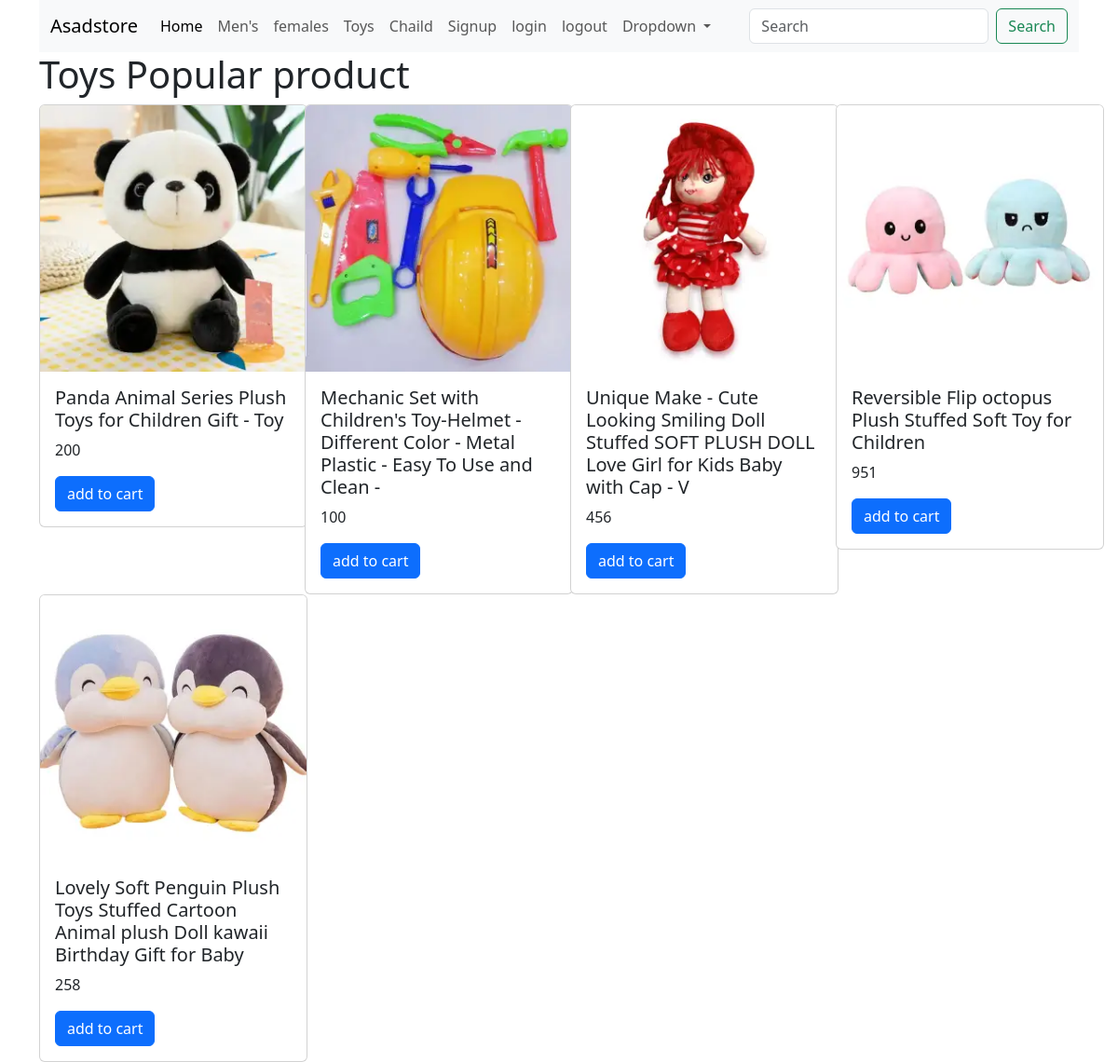
The app's page /toy with its own data.
### appstore/models.py (models this page shows, shortened)
class Product(models.Model):
    name=models.CharField(max_length=100)
    description=HTMLField()
    image=models.ImageField(upload_to="image",null=True)
    type=models.ForeignKey( Catagory, on_delete=models.CASCADE,)
    price=models.IntegerField()

### appstore/views.py (the view)
# urls.py: path('toy',views.toy,name="toy"),
def toy(request):
    toys=Product.objects.filter(type__name="Toy")
    return render(request,'toy.html',{'toys':toys})

### appstore/templates/toy.html
{% extends "base.html" %}
{% load static %}
{% block content %}
    <section>
        <div>
            <h1>Toys Popular product </h1>
            <div class="d-flex row">
            {% for p in toys %}
                {% include "includes/cards.html" %}
            {% endfor %}
            </div>
        </div>
    </section>
{% endblock content %}

### appstore/templates/includes/cards.html
<div class="col-3 ">
    <div class="card" style="width: 18rem;">
        <a href="{% url "details" p.id %}"><img src="{{p.image.url}}" class="card-img-top" alt="..."></a>
        <div class="card-body">
          <a class='nav-link active ' href="{% url "details" p.id %}"><h5 class="card-title"> {{p.name}} </h5></a>
          <p class="card-text"> {{p.price}} </p>
          <a href="#" class="btn btn-primary">add to cart</a>
        </div>
      </div>
</div>

### records on screen
Product: image (picture), name "Panda Animal Series Plush Toys for Children Gift - Toy", price "200"
Product: image (picture), name "Mechanic Set with Children's Toy-Helmet - Different Color - Metal Plastic - Easy To Use and Clean -", price "100"
Product: image (picture), name "Unique Make - Cute Looking Smiling Doll Stuffed SOFT PLUSH DOLL Love Girl for Kids Baby with Cap - V", price "456"
Product: image (picture), name "Reversible Flip octopus Plush Stuffed Soft Toy for Children", price "951"
Product: image (picture), name "Lovely Soft Penguin Plush Toys Stuffed Cartoon Animal plush Doll kawaii Birthday Gift for Baby", price "258"
